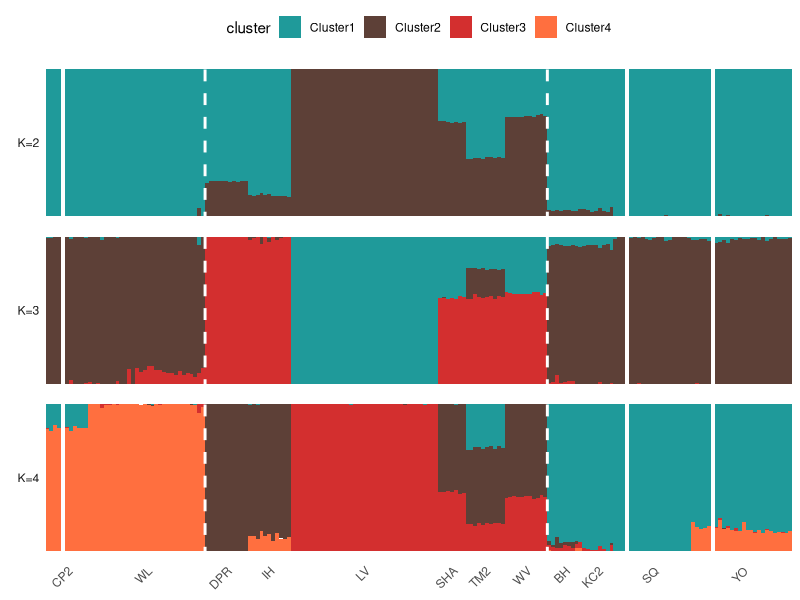

Write the R code that produced this figure.
library(tidyverse)
library(ggthemes)

plot_data = read_csv("data/admixture_combined.csv")

cluster_colors <- c("Cluster1" = "#1f9a9a",  # teal
                   "Cluster2" = "#5d4037",   # brown
                   "Cluster3" = "#d32f2f",   # red
                   "Cluster4" = "#ff6f3f")   # orange

pop_labels <- plot_data %>%
  group_by(population) %>%
  summarise(mid_point = mean(sample_index))

region_labels <- plot_data %>%
  group_by(region) %>%
  summarise(start = min(sample_index),
           end = max(sample_index),
           mid = mean(sample_index))

p <- plot_data |>
  ggplot(aes(x = sample_index, y = ancestry, fill = cluster)) +
    geom_bar(stat = "identity", width = 1, position = "stack") +
    scale_fill_manual(values = cluster_colors) +
    facet_grid(rows = vars(K), scales = "free_y", switch = "y") +
    theme_minimal() +
    theme(
      axis.text.x = element_text(angle = 45, hjust = 1),
      axis.text.y = element_blank(),
      axis.ticks = element_blank(),
      axis.title = element_blank(),
      panel.spacing = unit(0.3, "lines"),
      panel.grid = element_blank(),
      strip.text.y.left = element_text(angle = 0, hjust = 1),
      legend.position = "top"
    ) +
    scale_x_continuous(breaks = pop_labels$mid_point,
                      labels = pop_labels$population,
                      expand = c(0, 0)) +
    geom_vline(xintercept = c(region_labels$end[-nrow(region_labels)] + 0.5),
              linetype = "dashed", color = "white", size = 1)
  
